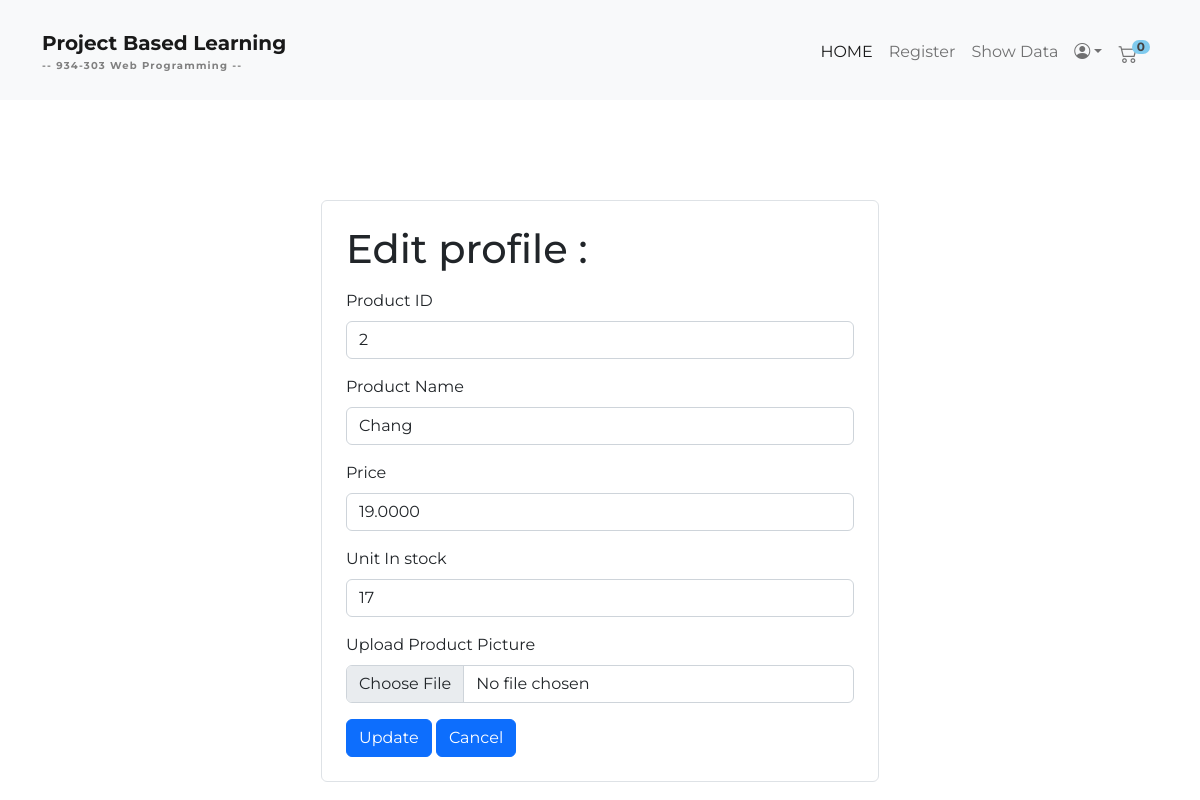
The page /editproduct.php?productid=2 on the database its author committed.
### tables this page shows
CREATE TABLE `products` (
  `ProductID` int(11) NOT NULL,
  `ProductName` varchar(40) NOT NULL,
  `SupplierID` int(11) DEFAULT NULL,
  `CategoryID` int(11) DEFAULT NULL,
  `QuantityPerUnit` varchar(20) DEFAULT NULL,
  `UnitPrice` decimal(10,4) DEFAULT 0.0000,
  `UnitsInStock` smallint(2) DEFAULT 0,
  `UnitsOnOrder` smallint(2) DEFAULT 0,
  `ReorderLevel` smallint(2) DEFAULT 0,
  `Discontinued` bit(1) NOT NULL DEFAULT b'0',
  `productPic` varchar(100) DEFAULT NULL
);

### editproduct.php (the view, shortened to what this page needs)
<?php
include 'connectDB.php';
if (isset($_SESSION['userid'])) {
    $productid = $_GET['productid'];
    $sql = "select * from products where productID = {$productid}";
    $rs = $con->query($sql);
    $count_row = mysqli_num_rows($rs);
    if ($count_row == 1) {
        $result = $rs->fetch_assoc();
    }
}
?>
<!doctype html>
<html lang="en">
<head>
    <link href="https://cdn.jsdelivr.net/npm/bootstrap@5.2.1/dist/css/bootstrap.min.css" rel="stylesheet"
>
    <link rel="stylesheet" href="style.css">
</head>
<body>
    <?php include 'header.php' ?>
    <div class="container">
        <div class="login mx-auto p-4 border rounded">
            <h1 class="mb-3">Edit profile : <?php echo $result['username']; ?></h1>
            <form method="post" action="updateProduct.php" enctype="multipart/form-data">
                <div class="mb-3">
                    <label for="fullname" class="form-label">Product ID</label>
                    <input type="text" class="form-control" id="productid" name="productid"
                        value="<?php echo $result['ProductID']; ?>" readonly>
                </div>
                <div class="mb-3">
                    <label for="fullname" class="form-label">Product Name</label>
                    <input type="text" class="form-control" id="productName" name="productName"
                        value="<?php echo $result['ProductName']; ?>">
                </div>
                <div class="mb-3">
                    <label for="fullname" class="form-label">Price</label>
                    <input type="text" class="form-control" id="price" name="price"
                        value="<?php echo $result['UnitPrice']; ?>">
                </div>
                <div class="mb-3">
                    <label for="fullname" class="form-label">Unit In stock</label>
                    <input type="text" class="form-control" id="unitInstock" name="unitInstock"
                        value="<?php echo $result['UnitsInStock']; ?>">
                </div>
                <div class="mb-3">
                    <label for="fileUpload" class="form-label">Upload Product Picture</label>
                    <input class="form-control" type="file" id="formFile" name="picfile">
                </div>
                <button type="submit" class="btn btn-primary">Update</button>
                <a class="btn btn-primary" href="profile.php>" role="button">Cancel</a>
            </form>
        </div>
    </div>
</body>
</html>

### style.css (style rules this page uses)
body { font-family: 'Montserrat', sans-serif; }
.login { width: 50%; margin-top: 100px; }

### rows shown on the page
products: productid "2", productName "Chang", price "19.0000", unitInstock "17"

### other values the page prints
$totalItem "0"
